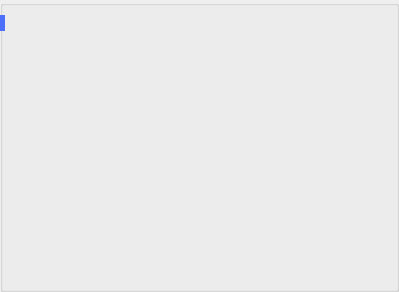
<?xml version="1.0" encoding="UTF-8"?>
<ui version="4.0">
 <class>GroupBox</class>
 <widget class="QGroupBox" name="GroupBox">
  <property name="geometry">
   <rect>
    <x>0</x>
    <y>0</y>
    <width>399</width>
    <height>292</height>
   </rect>
  </property>
  <property name="windowTitle">
   <string>GroupBox</string>
  </property>
  <widget class="QLabel" name="lbl_Decorate">
   <property name="geometry">
    <rect>
     <x>0</x>
     <y>15</y>
     <width>5</width>
     <height>16</height>
    </rect>
   </property>
   <property name="maximumSize">
    <size>
     <width>5</width>
     <height>16777215</height>
    </size>
   </property>
   <property name="styleSheet">
    <string notr="true">QLabel{
	
	background-color:#4C70FA;
}</string>
   </property>
   <property name="text">
    <string/>
   </property>
  </widget>
  <widget class="QLabel" name="lbl_Title">
   <property name="geometry">
    <rect>
     <x>20</x>
     <y>15</y>
     <width>81</width>
     <height>16</height>
    </rect>
   </property>
   <property name="text">
    <string/>
   </property>
  </widget>
 </widget>
 <resources/>
 <connections/>
</ui>
